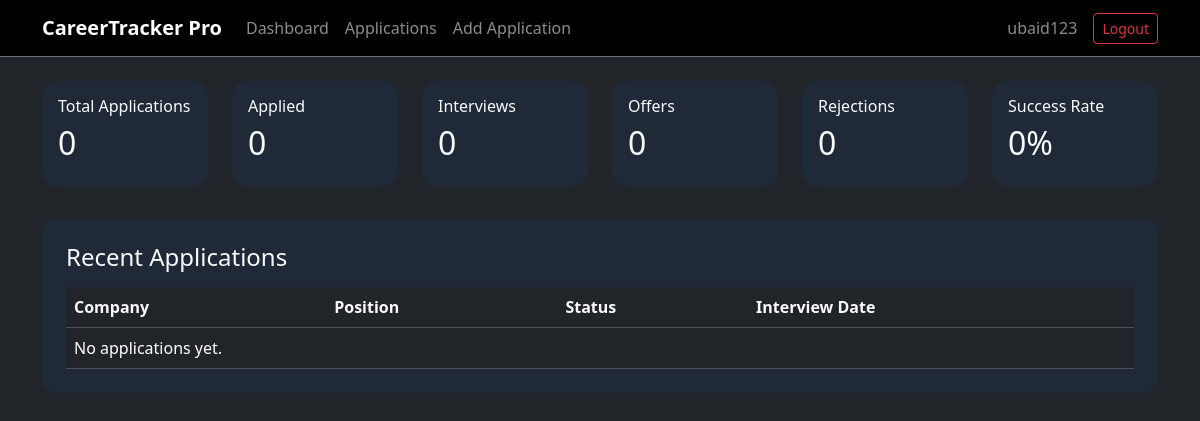
The app's page / (signed in), older data.
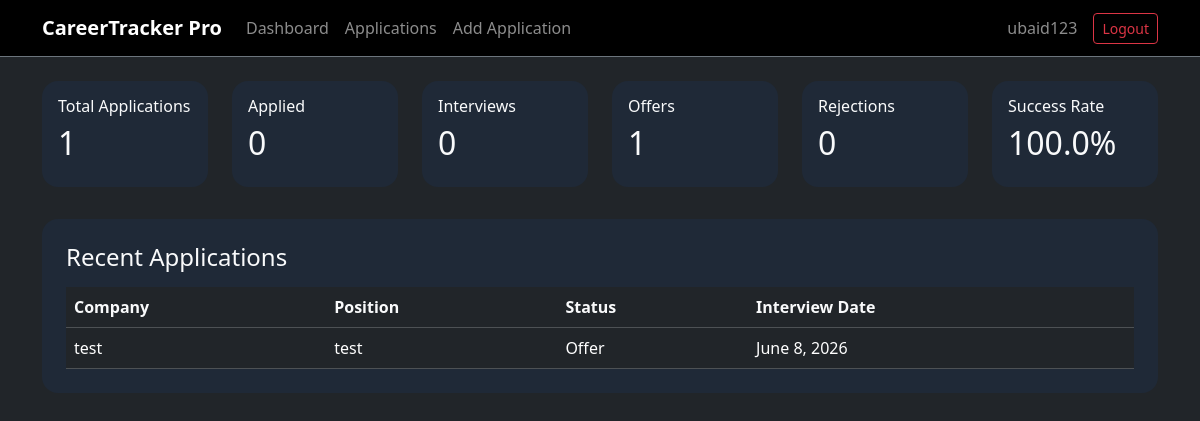
The same page, newer data.
### tracker/models.py (models this page shows, shortened)
class Application(models.Model):
    user = models.ForeignKey(
        User,
        on_delete=models.CASCADE,
        null=True,
        blank=True
    )
    STATUS_CHOICES = [
        ('Applied', 'Applied'),
        ('Screening', 'Screening'),
        ('Interview', 'Interview'),
        ('Offer', 'Offer'),
        ('Rejected', 'Rejected'),
    ]
    SOURCE_CHOICES = [
        ('LinkedIn', 'LinkedIn'),
        ('Rozee', 'Rozee'),
        ('Indeed', 'Indeed'),
        ('Referral', 'Referral'),
        ('Company Website', 'Company Website'),
    ]
    company = models.CharField(max_length=200)
    position = models.CharField(max_length=200)
    location = models.CharField(max_length=200, blank=True)
    salary = models.CharField(
        max_length=100,
        blank=True
    )
    source = models.CharField(
        max_length=50,
        choices=SOURCE_CHOICES
    )
    status = models.CharField(
        max_length=50,
        choices=STATUS_CHOICES,
        default='Applied'
    )
    applied_date = models.DateField()
    notes = models.TextField(
        blank=True
    )
    interview_date = models.DateField(
        null=True,
        blank=True
    )
    interview_time = models.TimeField(
        null=True,
        blank=True
    )
    created_at = models.DateTimeField(
        auto_now_add=True
    )
    updated_at = models.DateTimeField(
        auto_now=True
    )

### tracker/views.py (the view)
@login_required
def dashboard(request):
    applications = Application.objects.filter(user=request.user)
    recent_applications = Application.objects.filter(user=request.user).order_by("-created_at")[:5]
    total_applications = applications.count()
    offers = applications.filter(status="Offer").count()
    upcoming_interviews = (
        applications
        .filter(
            status="Interview",
            interview_date__gte=date.today()
        )
        .order_by(
            "interview_date",
            "interview_time"
        )[:5]
    )
    success_rate = 0
    if total_applications > 0:
        success_rate = round(
            (offers / total_applications) * 100,
            1
        )
    context = {
        "total_applications":total_applications,
        "applied":
            applications.filter(
                status="Applied"
            ).count(),
        "interviews":
            applications.filter(
                status="Interview"
            ).count(),
        "offers":offers,
        "rejections":
            applications.filter(
                status="Rejected"
            ).count(),
        "recent_applications": recent_applications,
        "success_rate": success_rate,
        "upcoming_interviews": upcoming_interviews,
    }
    return render(
        request,
        "tracker/dashboard.html",
        context
    )

### tracker/templates/tracker/dashboard.html (shortened to what this page needs)
{% extends 'tracker/base.html' %}
{% block content %}
<div class="row mb-4">
    <div class="col-md-2 mb-2">
        <div class="card p-3">
            <h6>Total Applications</h6>
            <h2>{{ total_applications }}</h2>
        </div>
    </div>
    <div class="col-md-2 mb-2">
        <div class="card p-3">
            <h6>Applied</h6>
            <h2>{{ applied }}</h2>
        </div>
    </div>
    <div class="col-md-2 mb-2">
        <div class="card p-3">
            <h6>Interviews</h6>
            <h2>{{ interviews }}</h2>
        </div>
    </div>
    <div class="col-md-2 mb-2">
        <div class="card p-3">
            <h6>Offers</h6>
            <h2>{{ offers }}</h2>
        </div>
    </div>
    <div class="col-md-2 mb-2">
        <div class="card p-3">
            <h6>Rejections</h6>
            <h2>{{ rejections }}</h2>
        </div>
    </div>
    <div class="col-md-2 mb-2">
        <div class="card p-3">
            <h6>Success Rate</h6>
            <h2>{{ success_rate }}%</h2>
        </div>
    </div>
</div>
<div class="card p-4">
    <h4 class="mb-3">
        Recent Applications
    </h4>
    <table class="table table-dark">
        <thead>
            <tr>
                <th>Company</th>
                <th>Position</th>
                <th>Status</th>
                <th>Interview Date</th>
            </tr>
        </thead>
        <tbody>
            {% for app in recent_applications %}
            <tr>
                <td>{{ app.company }}</td>
                <td>{{ app.position }}</td>
                <td>{{ app.status }}</td>
                <td>
                    {% if app.interview_date %}
                        {{ app.interview_date }}
                    {% else %}
                        -
                    {% endif %}
                </td>
            </tr>
            {% empty %}
            <tr>
                <td colspan="4">
                    No applications yet.
                </td>
            </tr>
            {% endfor %}
        </tbody>
    </table>
</div>
{% endblock %}

Row changes from the older to the newer data that the page shows:
added Application: company "test", position "test", status "Offer", interview_date "June 8, 2026"
Text that changed along with them:
{{ total_applications }}: "0" → "1"
{{ offers }}: "0" → "1"
{{ success_rate }}: "0" → "100.0"
text no longer shown: "No applications yet."
